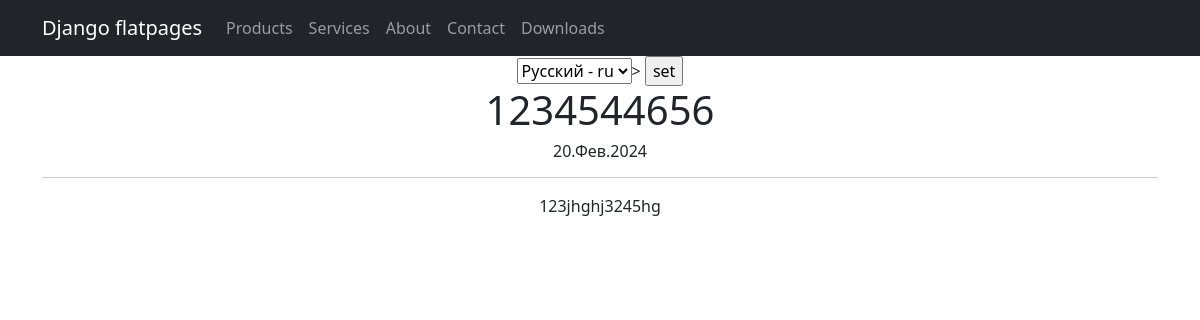
The page /news/32 on the database its author committed.
### news/models.py (models this page shows, shortened)
class Post(models.Model):
    article = 'AR' or 'Статья'
    news = 'NE'
    CATEGORY_MATERIAL = [
        (article, 'Статья'),
        (news, 'Новость')
    ]
    author = models.ForeignKey(Author, on_delete=models.CASCADE)
    category_post = models.CharField(max_length=2, choices=CATEGORY_MATERIAL, default=article)
    time_in = models.DateTimeField(auto_now_add=True)
    category_post_many = models.ManyToManyField(Category, through='PostCategory')
    title = models.CharField(max_length=128)
    text = models.TextField()
    rating = models.IntegerField(default=0)

### news/views.py (the view)
# urls.py: path('<int:pk>', PostDetail.as_view(), name='post_detail'),  # cache_page(300)(PostDetail.as_view())
class PostDetail(DetailView):
    model = Post
    template_name = 'post.html'
    context_object_name = 'post'

### news/templatetags/custom_filters.py (called while the page is built)
@register.filter()
def censor(text):
    if not isinstance(text, str):
        raise StrException
    else:
        text_list = text.split()
        censor_list = []
        for word in text_list:
            clean_word = ''.join(c for c in word if c not in string.punctuation)
            if clean_word.lower() in BAD_WORDS:
                censor_word = clean_word[0] + (len(clean_word) - 1) * '*'
                censor_list.append(word.replace(clean_word, censor_word))
            else:
                censor_list.append(word)
    return ' '.join(censor_list)

### templates/post.html (shortened to what this page needs)
{% extends 'flatpages/default.html' %}
{% load i18n %}
{% load custom_filters %}
{% block content %}
    <form action="{% url 'set_language' %}" method="POST"> {% csrf_token %}
        {% get_current_language as LANGUAGE_CODE %}
        <select name="language" id="">
            {% get_available_languages as LANGUAGES %}
            {% get_language_info_list for LANGUAGES as languages %}
            {% for language in languages %}
                <option value="{{ language.code }}" {% if language.code == LANGUAGE_CODE %} selected {% endif %}>
                    {{ language.name_local }} - {{ language.code }}
                </option>
            {% endfor %}
        </select>>
        <input type="submit" value="set">
    </form>
<h1>{{ post.title }}</h1>
<h6>{{ post.time_in|date:'d.M.Y' }}</h6>
<hr>
{{ post.text|censor }}
{% endblock content %}

### rows shown on the page
Post: title "1234544656", time_in "20.Фев.2024", text|censor "123jhghj3245hg"

### other values the page prints
form field language "Русский - ru"
